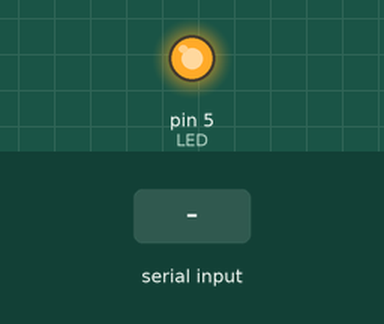
Simulated run of this sketch. Board: Arduino Uno, built with avr-gcc and run on an emulated ATmega328P. On the bench: output pins drawn as LEDs (lit = HIGH). The inputs (shaded band) are chosen by the test bench.

Above: at 1.2 s.
1.3 s: "y" received over Serial
At 1.8 s:
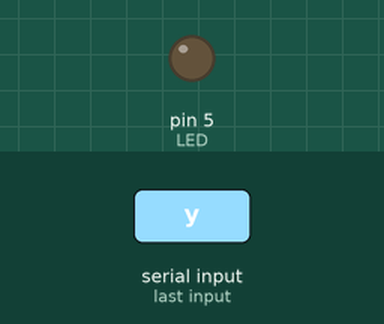
2.8 s: "n" received over Serial
At 4.1 s:
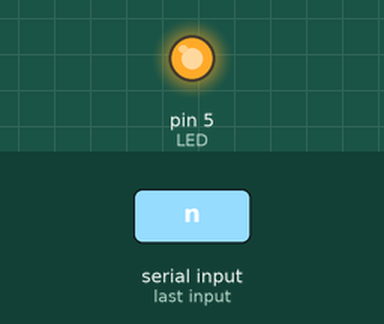
Timing chart, 0 to 5.8 s (numbered marks = the images above; inputs shaded):
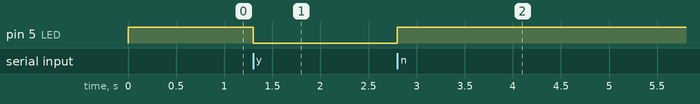

Measured:
- after the input at 1.3 s, pin 5 (LED): HIGH → LOW at once
- after the input at 2.8 s, pin 5 (LED): LOW → HIGH at once

The sketch:

02_UART_LED_Control.ino
```cpp
// Serial Command: 'y' -> turns LED ON; 'n' -> turns LED OFF

#define LED 5

char ser_recv;

void setup() {
  Serial.begin(115200);
  pinMode(LED, OUTPUT);   // Active Low Logic : 0 -> LED ON; 1 -> LED OFF.
  digitalWrite(LED, HIGH);
}

void loop() {
//
  if(Serial.available() > 0)
  {
  ser_recv = Serial.read();

  if(ser_recv == 'y')
  {
  digitalWrite(LED, LOW);
  }

  else if(ser_recv == 'n')
    {
      digitalWrite(LED, HIGH);
    }

  }


}
```
